Frame 1 (no input): blank canvas, image omitted
Frame 60 (the mouse pressed at the canvas centre just before this capture): blank canvas, image omitted
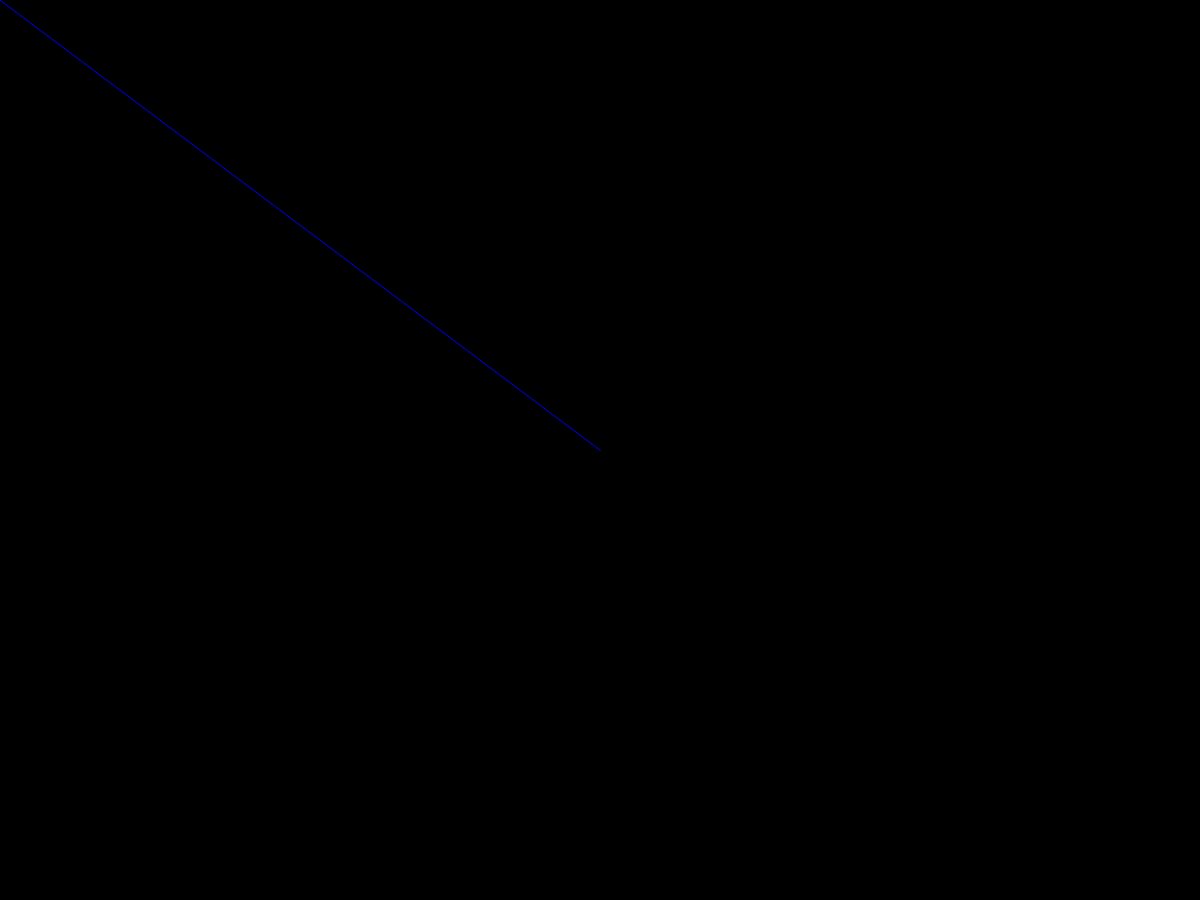
Frame 120 (the mouse held since frame 60 and released just before this capture)

The Processing sketch whose frames 1 and 60 were blank and that drew this single picture after the mouse press (run headless with seeded random() and noise(); from frame 60 on, the mouse is pressed at the canvas centre):

// Processing sketch: continuous_line
// ── continuous_line.pde
void setup() //runs once
{
    fullScreen();
    background(0);
}

void draw() //runs forever
{  
    stroke(0,0,255);
    line(pmouseX,pmouseY, mouseX,mouseY);
}
